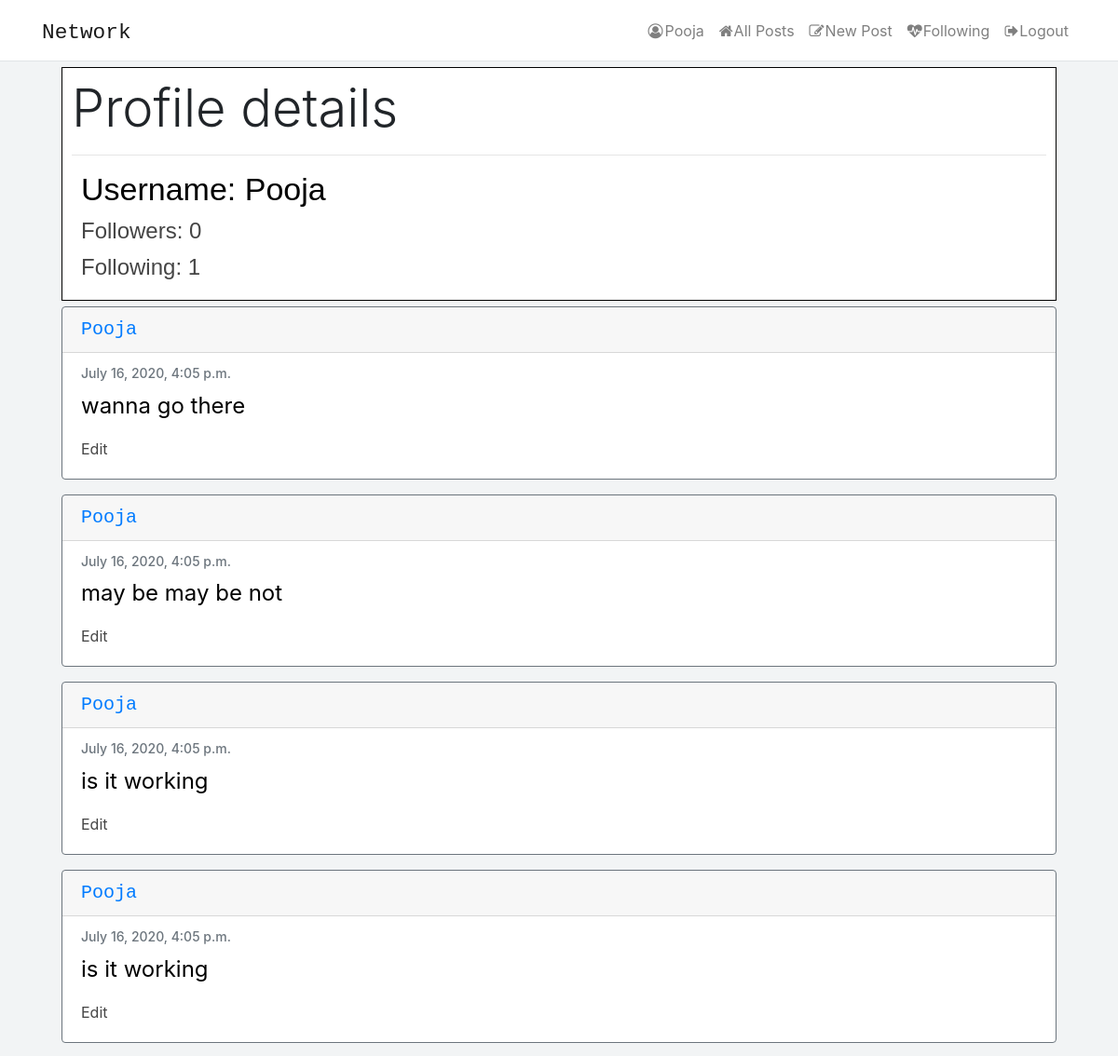
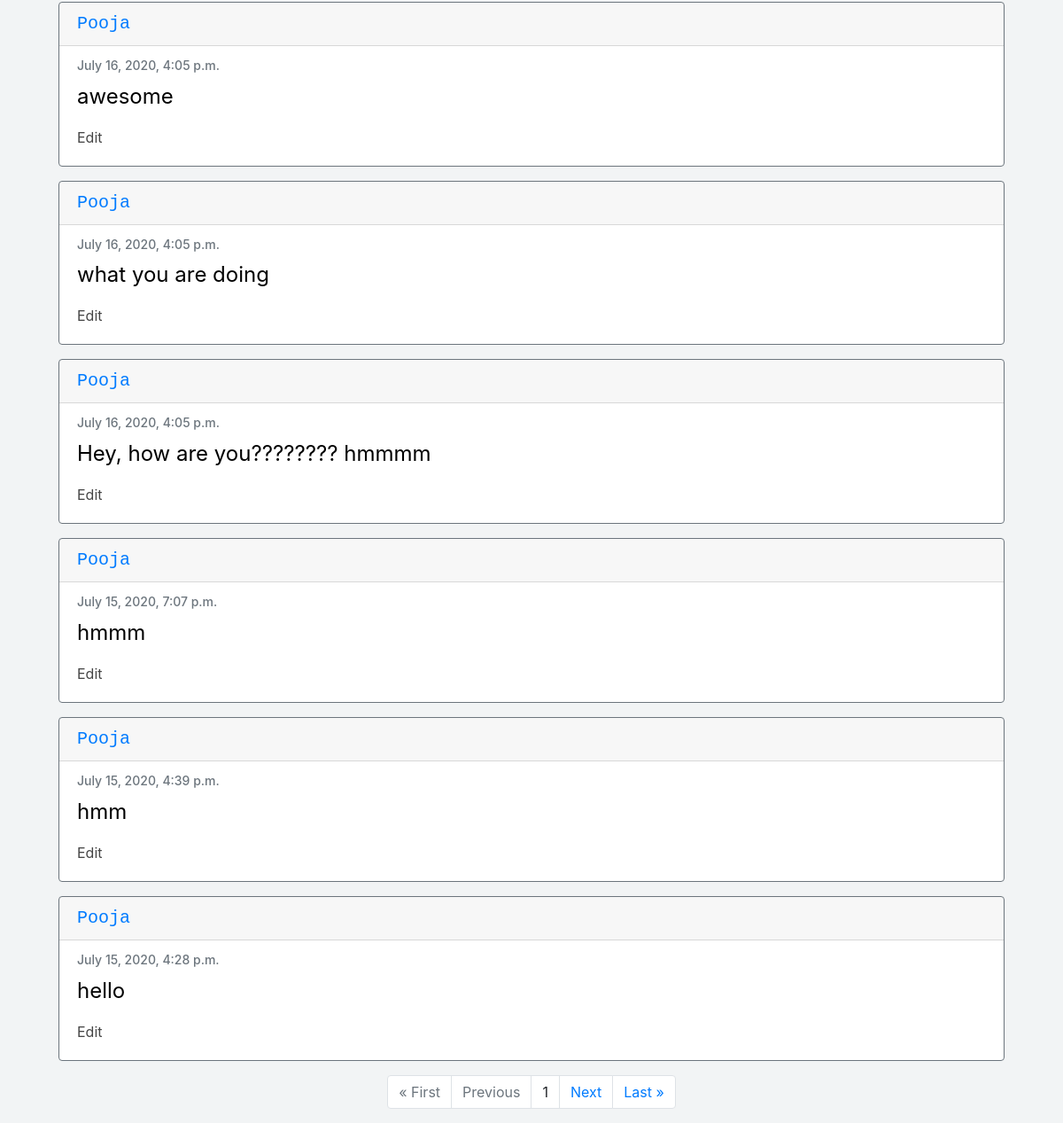
The page /profile/pooja (signed in) on the database its author committed (2 pictures, top to bottom).
### network/models.py (models this page shows, shortened)
class User(AbstractUser):
    pass

class Post(models.Model):
    content = models.CharField(max_length=255)
    user = models.ForeignKey('User', on_delete=models.CASCADE, related_name='author')
    date = models.DateTimeField(default=datetime.now())
    liked = models.ManyToManyField('User', default = None, blank = True, related_name='post_likes')

### network/views.py (the view, shortened to what this page needs)
# urls.py: path("profile/<str:username>", views.profile, name="profile"),
def profile(request, username):
    if request.method == "GET":
        current_user = request.user
        profileuser = get_object_or_404(User, username=username)
        posts = Post.objects.filter(user=profileuser).order_by('id').reverse()
        follower = Profile.objects.filter(target=profileuser)
        following = Profile.objects.filter(follower=profileuser)
        if request.user.is_anonymous:
            return redirect("login")
        else:
            following_each_other = Profile.objects.filter(follower=current_user, target = profileuser)
            totalfollower = len(follower)
            totalfollowing = len(following)
            paginator = Paginator(posts, 10)
            page_number = request.GET.get('page')
            page_obj = paginator.get_page(page_number)
            return render(request, "network/profile.html" , {'profileuser': profileuser,
            'page_obj': page_obj, 'follower': totalfollower, 'following': totalfollowing,
            'followingEachOther':following_each_other})

### network/templates/network/profile.html (shortened to what this page needs)
{% extends 'network/layout.html' %}
{% load static %}
{% block body %}
<div class="container" >
    <div style="border: 1px solid black; padding: 10px; background-color: white; margin: 6px;">
        <h3 class="display-4">Profile details</h3>
        <hr>
        <h4 class="details-name">Username: {{profileuser.username|title}}</h4>
        <h4 class="details-follow" >Followers: {{follower}}</h4>
        <h4 class="details-follow">Following: {{following}}</h4>
    </div>
</div>
<div class="container">
    {% for post in page_obj %}
    <div class="card border-secondary mb-3" style="width:auto; margin:6px;">
        <h5 class="card-header"><a href="{% url 'profile' username=post.user %}">{{post.user|title}}</a></h5>
        <div class="card-body text-secondary">
            <h6 class="card-subtitle mb-2 text-muted">{{post.date}}</h6>
            <p class="card-text">{{post.content}}</p>
            {% if user.is_authenticated %}
                {% if request.user == post.user %}
                <a href="{% url 'edit' post_id=post.id%}" class="edit" style="right: 20px;">Edit</a>
                {% elif request.user in post.liked.all %}
                    <a class="likebutton" href="#" data-catid="{{ post.id }}" id="{{post.id}}" data-total="{{post.liked.all.count}}"  data-value="Unlike" value="submit"><i class="fa fa-heart" id="heart{{post.id}}" style="margin-right: 4px; color:red;"></i><span id="liked{{post.id}}">{{post.liked.all.count}}</span></a>
                    {% else %}
                    <a class="likebutton" href="#" data-catid="{{ post.id }}" id="{{post.id}}" data-total="{{post.liked.all.count}}"  data-value="Like" value="submit"><i class="fa fa-heart" id="heart{{post.id}}" style="margin-right: 4px; color:black;"></i><span id="liked{{post.id}}">{{post.liked.all.count}}</span></a>
                {% endif %}
            {% else %}
                <p>Likes: {{post.liked.all.count}}</p>
            {% endif %}
        </div>
    </div>
    {% endfor %}
</div>
<div class="container">
    <ul class="pagination justify-content-center">
        {% if page_obj.has_previous %}
            <li class="page-item"><a href="?page=1" class="page-link">&laquo; First</a></li>
            <li class="page-item"><a href="?page={{ page_obj.previous_page_number }}" class="page-link">Previous</a></li>
        {% else %}
        <li class="page-item disabled"><a class="page-link">&laquo; First</a></li>
        <li class="page-item disabled"><a class="page-link">Previous</a></li>
        {% endif %}
            <li class="page-item"><a class="page-link">{{ page_obj.number }}</a></li>
        {% if page_obj.has_next %}
        <li class="page-item"><a href="?page={{ page_obj.next_page_number }}" class="page-link">Next</a></li>
        <li class="page-item"><a href="?page={{ page_obj.paginator.num_pages }}" class="page-link">Last &raquo;</a></li>
        {% else %}
        <li class="page-item disabled"><a class="page-link">Next</a></li>
        <li class="page-item disabled"><a class="page-link">Last &raquo;</a></li>
        {% endif %}
    </ul>
</div>
{% endblock %}

### network/templates/network/layout.html (shortened to what this page needs)
{% load static %}
<!DOCTYPE html>
<html lang="en">
    <head>
        <link rel="stylesheet" href="https://stackpath.bootstrapcdn.com/bootstrap/4.4.1/css/bootstrap.min.css">
        <link href="{% static 'network/styles.css' %}" rel="stylesheet">
        <link rel="stylesheet" href="https://cdnjs.cloudflare.com/ajax/libs/font-awesome/4.7.0/css/font-awesome.min.css">
    </head>
    <body>
            <nav class="navbar navbar-expand-lg navbar-light bg-light">
                <div class="container">
                    <a class="navbar-brand network" href="{% url 'index' %}"><code>Network</code></a>
                    <div>
                        <ul class="navbar-nav mr-auto">
                            {% if user.is_authenticated %}
                            <ul class="navbar-nav ml-auto">
                                <li class="nav-item dropdown">
                                  <a class="nav-link" href="{% url 'profile' username=user.username %}">
                                    <i class="fa fa-user-circle-o" style="margin-right: 2px;"></i>{{ request.user|title }}
                                  </a>
                                </li>
                              </ul>
                            {% endif %}
                            <li class="nav-item">
                            <a class="nav-link " href="{% url 'index' %}"><i class="fa fa-home" style="margin-right: 1px;"></i>All Posts</a>
                            </li>
                            {% if user.is_authenticated %}
                                <li class="nav-item">
                                    <a class="nav-link" href="{% url 'newpost' username=user.username %}"><i class="fa fa-pencil-square-o" style="margin-right: 1px;"></i>New Post</a>
                                </li>
                                <li class="nav-item">
                                    <a class="nav-link" href="{% url 'following' username=user.username %}"><i class="fa fa-heartbeat" style="margin-right: 1px;"></i>Following</a>
                                </li>
                                <li class="nav-item">
                                    <a class="nav-link" href="{% url 'logout' %}"><i class="fa fa-sign-out" style="margin-right: 1px;"></i>Logout</a>
                                </li>
                            {% endif %}
                        </ul>
                    </div>
                </div>
            </nav>
        <div class="container">
            <div class="body">
                {% block body %}
                {% endblock %}
            </div>
        </div>
</html>

### network/static/network/styles.css (style rules this page uses)
body { background-color: #f2f4f5; }
.navbar { background-color:white !important; border-bottom: solid #e1e4e6 1px; }
.likebutton ,.edit { color:#454545; }
.card-header { font-size:20px; font-family: monospace; }
.card-subtitle { font-size:14px; }
.card-text { font-size:24px; color:black; }
.network { font-size: 26px; color:black; font-family: 'Franklin Gothic Medium', 'Arial Narrow', Arial, sans-serif; }
.details-follow { font-size: 24px; margin:10px; color: #454545; font-family: 'Gill Sans', 'Gill Sans MT', Calibri, 'Trebuchet MS', sans-serif; }
.details-name { font-size: 34px; margin:10px; color: black; font-family: 'Gill Sans', 'Gill Sans MT', Calibri, 'Trebuchet MS', sans-serif; }

### rows shown on the page
User: user "Pooja", username "Pooja"
Post: user "Pooja", date "July 16, 2020, 4:05 p.m.", content "wanna go there", shows "Edit"
Post: user "Pooja", date "July 16, 2020, 4:05 p.m.", content "may be may be not", shows "Edit"
Post: user "Pooja", date "July 16, 2020, 4:05 p.m.", content "is it working", shows "Edit"
Post: user "Pooja", date "July 16, 2020, 4:05 p.m.", content "is it working", shows "Edit"
Post: user "Pooja", date "July 16, 2020, 4:05 p.m.", content "awesome", shows "Edit"
Post: user "Pooja", date "July 16, 2020, 4:05 p.m.", content "what you are doing", shows "Edit"
Post: user "Pooja", date "July 16, 2020, 4:05 p.m.", content "Hey, how are you???????? hmmmm", shows "Edit"
Post: user "Pooja", date "July 15, 2020, 7:07 p.m.", content "hmmm", shows "Edit"
Post: user "Pooja", date "July 15, 2020, 4:39 p.m.", content "hmm", shows "Edit"
Post: user "Pooja", date "July 15, 2020, 4:28 p.m.", content "hello", shows "Edit"

### other values the page prints
{{ follower }} "0"
{{ following }} "1"
{{ page_obj.number }} "1"
